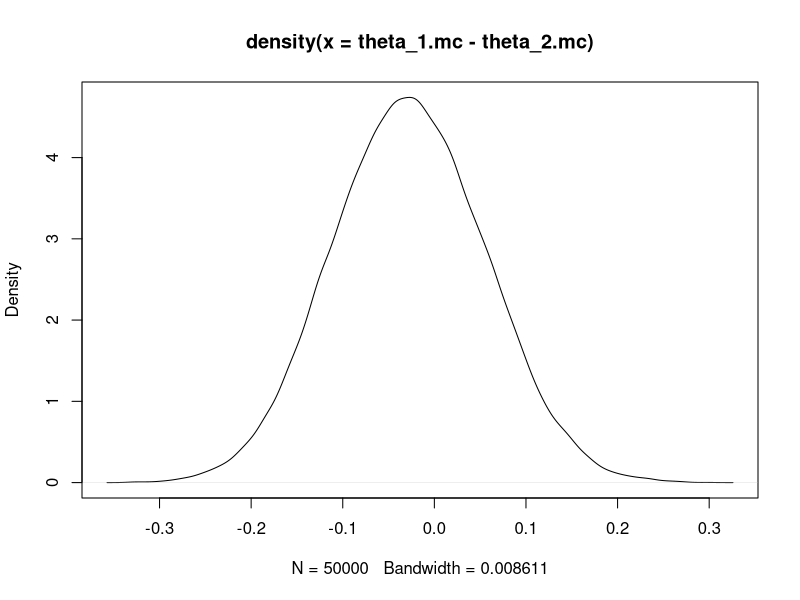
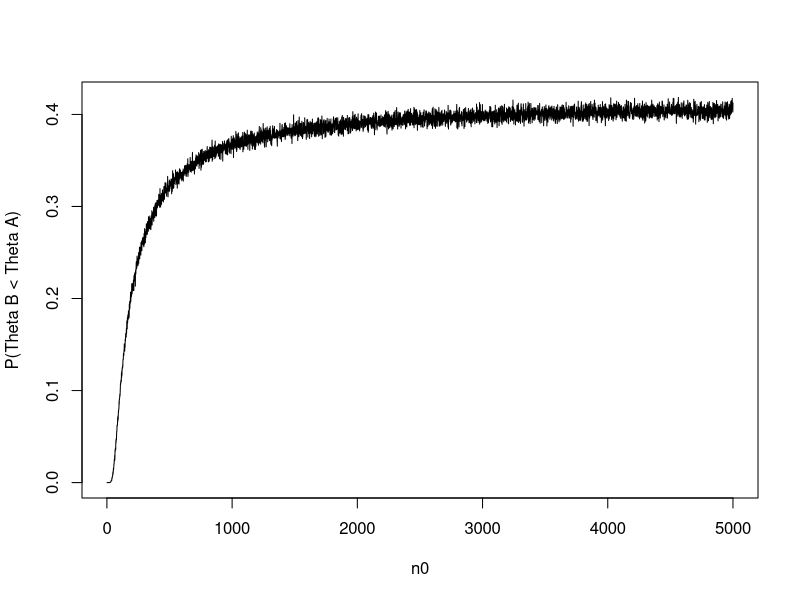

The R source for these figures, in order:
## ---- chunk 1
set.seed(2)
a <- 1; b <- 1
sy1 <- 57; n1 <- 100
sy2 <- 30; n2 <- 50
theta_1.mc <- rbeta(50000, a + sy1, b + n1 - sy1)
theta_2.mc <- rbeta(50000, a + sy2, b + n2 - sy2)
plot(density(theta_1.mc - theta_2.mc))
## ---- chunk 2
t_1_less_t_2 = mean(theta_1.mc<theta_2.mc)
## ---- chunk 3
set.seed(101)
y_a = c(12,9,12,14,13,13,15,8,15,6)
y_b = c(11,11,10,9,9,8,7,10,6,8,8,9,7)
sy1 <- sum(y_a); n_a <- 10
sy2 <- sum(y_b); n_b <- 13
a_a <- 120; b_a <- 10
a_b <- 12;  b_b <- 1

theta_a.mc <- rgamma(100000, a_a + sy1, b_a + n_a)
theta_b.mc <- rgamma(100000, a_b + sy2, b_b + n_b)
## ---- chunk 4
t_b_less_t_a = mean(theta_b.mc<theta_a.mc)
## ---- chunk 5
set.seed(10)
n0 = seq(1,5000,1)
t_b_less_t_a_seq = rep(0,5000)
for(i in 1:length(t_b_less_t_a_seq)){
theta_a.mc <- rgamma(10000, a_a + sy1, b_a + n_a)
theta_b.mc <- rgamma(10000, 12*n0[i] + sy2,n0[i] + b_b)
t_b_less_t_a_seq[i] =  mean(theta_b.mc<theta_a.mc)
}
## ---- chunk 6
plot(x = n0, y = t_b_less_t_a_seq, ylab = "P(Theta B < Theta A)", type = "l")
